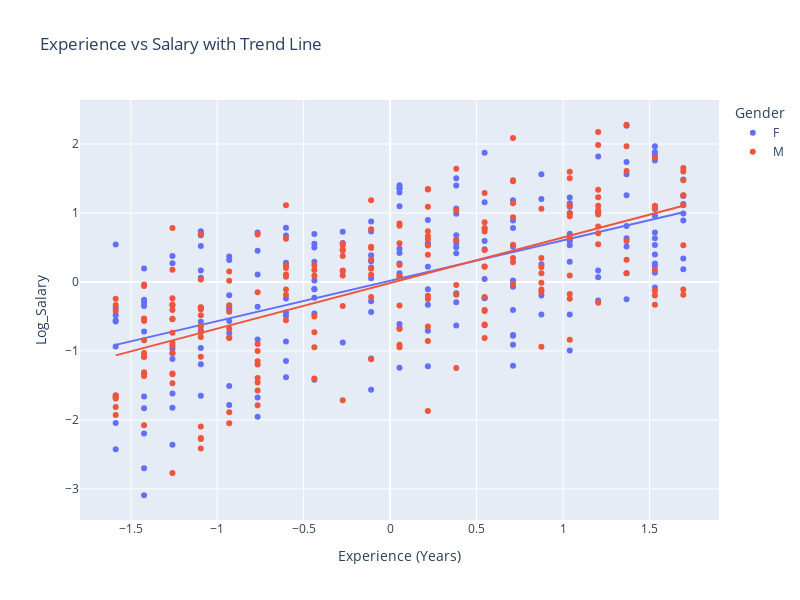

Write notebook code for a chart like this one.
### Markdown cell above
#### To show the relationship between two numerical features, such as Experience and Salary, with a trend line.

### Code cell
fig = px.scatter(df, x='Experience (Years)', y='Log_Salary', color='Gender',
                 trendline='ols', title='Experience vs Salary with Trend Line')
fig.update_layout(height=600, width=800)
fig.show()

### Figure 1 — Plotly figure (JSON) as saved in the notebook; plotly's stock layout.template omitted (floating-point values rounded to 4 significant figures; data arrays with more than 128 entries replaced by an {"elided": "..."} marker saying what was removed)
{"data": [{"hovertemplate": "Gender=F<br>Experience (Years)=%{x}<br>Log_Salary=%{y}<extra></extra>", "legendgroup": "F", "marker": {"color": "#636efa", "symbol": "circle"}, "mode": "markers", "name": "F", "orientation": "v", "showlegend": true, "type": "scatter", "x": {"elided": "198 float values"}, "xaxis": "x", "y": {"elided": "198 float values"}, "yaxis": "y"}, {"hovertemplate": "<b>OLS trendline</b><br>Log_Salary = 0.585507 * Experience (Years) + 0.017112<br>R<sup>2</sup>=0.355749<br><br>Gender=F<br>Experience (Years)=%{x}<br>Log_Salary=%{y} <b>(trend)</b><extra></extra>", "legendgroup": "F", "marker": {"color": "#636efa", "symbol": "circle"}, "mode": "lines", "name": "F", "showlegend": false, "type": "scatter", "x": {"elided": "198 float values"}, "xaxis": "x", "y": {"elided": "198 float values"}, "yaxis": "y"}, {"hovertemplate": "Gender=M<br>Experience (Years)=%{x}<br>Log_Salary=%{y}<extra></extra>", "legendgroup": "M", "marker": {"color": "#EF553B", "symbol": "circle"}, "mode": "markers", "name": "M", "orientation": "v", "showlegend": true, "type": "scatter", "x": {"elided": "202 float values"}, "xaxis": "x", "y": {"elided": "202 float values"}, "yaxis": "y"}, {"hovertemplate": "<b>OLS trendline</b><br>Log_Salary = 0.660618 * Experience (Years) + -0.015593<br>R<sup>2</sup>=0.421370<br><br>Gender=M<br>Experience (Years)=%{x}<br>Log_Salary=%{y} <b>(trend)</b><extra></extra>", "legendgroup": "M", "marker": {"color": "#EF553B", "symbol": "circle"}, "mode": "lines", "name": "M", "showlegend": false, "type": "scatter", "x": {"elided": "202 float values"}, "xaxis": "x", "y": {"elided": "202 float values"}, "yaxis": "y"}], "layout": {"height": 600, "legend": {"title": {"text": "Gender"}, "tracegroupgap": 0}, "title": {"text": "Experience vs Salary with Trend Line"}, "width": 800, "xaxis": {"anchor": "y", "domain": [0, 1], "title": {"text": "Experience (Years)"}}, "yaxis": {"anchor": "x", "domain": [0, 1], "title": {"text": "Log_Salary"}}}}
